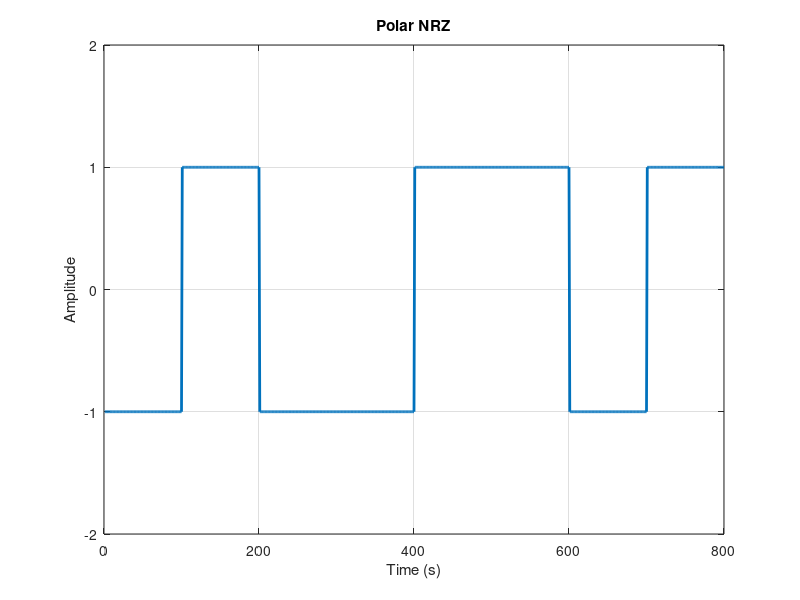

This chart was generated by the following MATLAB code:
bits = [1 0 1 1 0 0 1 0];
n = 100;
x = [];
 for b = bits
    if b == 1
    shape = -1*ones(1, n);
    else 
    shape = ones(1, n);
    end
    x = [x shape];
end
plot (x, 'LineWidth', 2);
axis ([0 length(x) -2 2]);
grid on;
xlabel('Time (s)');
ylabel('Amplitude');
title('Polar NRZ');